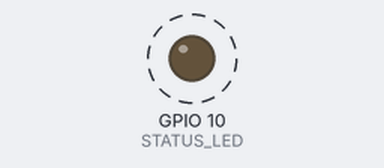
Recording of a sketch running on a simulated ESP32-C3. Parts: output pins drawn as LEDs (lit = HIGH). Dashed ring = blinking. WiFi joins after 1.5 s; servers stay silent unless stated; nothing arrives over Bluetooth unless stated; a phone connects over Bluetooth LE 3 s after start; what the sketch prints to the serial monitor is not drawn.

Above: at 0.2 s.
Timing chart, 0 to 3.0 s (numbered marks = the images above):
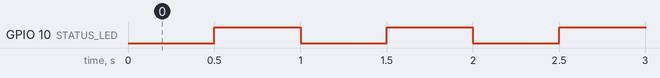

Measured:
- by itself, GPIO 10 (STATUS_LED): alternates HIGH for 0.50 s and LOW for 0.50 s, 5 changes in all, then stays HIGH

The sketch:

esp32c3_bridge_v2.ino
```cpp
/*
 * CarthaBot ESP32-C3 Wireless Bridge  v2  (station-mode friendly)
 * ---------------------------------------------------------------
 * Transparent UART1 <-> Wi-Fi (TCP) + BLE (Nordic UART Service) passthrough.
 *
 * WHAT'S NEW vs v1 (esp32c3_bridge.ino):
 *  1) STATION MODE: the bridge can JOIN your home/school Wi-Fi, so your PC stays on
 *     its normal network (internet kept!) and reaches the robot at carthabot.local:3333
 *     (or the printed IP). No more switching to "CarthaBot-WiFi". Fill HOME_SSID/HOME_PASS.
 *     It ALSO keeps its own AP as a fallback (AP+STA), so it works either way.
 *  2) mDNS: connect to  carthabot.local:3333  instead of hunting for the DHCP IP.
 *  3) RECONNECT FIX: a new TCP client now always wins (the old/stale one is dropped),
 *     so the app can reconnect repeatedly without "connection aborted" errors.
 *
 * WIRING (unchanged):
 *   Pico GP0 (UART0 TX, CN1 SDA) --> ESP GPIO4 (RX)
 *   Pico GP1 (UART0 RX, CN1 SCL) <-- ESP GPIO5 (TX)
 *   CN1 3V3 -> ESP 3V3, GND -> GND.  (optional) ESP GPIO6 -> RP2040 RUN.
 *
 * ROBOT SIDE: the robot needs boot.py with os.dupterm(UART0) so its REPL is on GP0/GP1.
 * The Companion app now installs that automatically on every USB connect.
 */
#include <Arduino.h>
#include <WiFi.h>
#include <ESPmDNS.h>

// ---------------- Config ----------------
#define ENABLE_BLE     1
#define ENABLE_RESET   1
#define DEBUG          1

// ---- Fill these in to use STATION mode (join your own Wi-Fi). Leave SSID "" for AP-only. ----
#define HOME_SSID      ""            // e.g. "TT_2560"   <-- put your Wi-Fi name here
#define HOME_PASS      ""            // e.g. "yourpassword"

#define MDNS_NAME      "carthabot"   // -> carthabot.local
#define UART_BAUD      115200
#define UART_RX_PIN    4
#define UART_TX_PIN    5
#define RESET_PIN      6
#define STATUS_LED     10
#define TCP_PORT       3333
#define RESET_TRIGGER  0x00

const char* AP_SSID = "CarthaBot-WiFi";
const char* AP_PASS = "carthabot";

HardwareSerial RobotSerial(1);
WiFiServer tcpServer(TCP_PORT);
WiFiClient tcpClient;

#if DEBUG
  #define DBG(x)   Serial.println(x)
  #define DBGF(...) Serial.printf(__VA_ARGS__)
#else
  #define DBG(x)
  #define DBGF(...)
#endif

void pulseReset() {
#if ENABLE_RESET
  pinMode(RESET_PIN, OUTPUT); digitalWrite(RESET_PIN, LOW); delay(10);
  pinMode(RESET_PIN, INPUT);  DBG("[reset] pulsed RP2040 RUN");
#endif
}
inline void toRobot(uint8_t b) { if (b == RESET_TRIGGER) { pulseReset(); return; } RobotSerial.write(b); }

// ---------------- BLE (Nordic UART Service) ----------------
#if ENABLE_BLE
#include <NimBLEDevice.h>
#define NUS_SERVICE  "6E400001-B5A3-F393-E0A9-E50E24DCCA9E"
#define NUS_RX_CHAR  "6E400002-B5A3-F393-E0A9-E50E24DCCA9E"
#define NUS_TX_CHAR  "6E400003-B5A3-F393-E0A9-E50E24DCCA9E"
NimBLECharacteristic* txChar = nullptr;
volatile bool bleConnected = false;
uint8_t bleTxBuf[20]; size_t bleTxLen = 0;
void flushBleTx(){ if (bleConnected && txChar && bleTxLen){ txChar->setValue(bleTxBuf, bleTxLen); txChar->notify(); } bleTxLen = 0; }
class ServerCB : public NimBLEServerCallbacks {
  void onConnect(NimBLEServer*){ bleConnected=true; DBG("[ble] connected"); }
  void onDisconnect(NimBLEServer*){ bleConnected=false; DBG("[ble] disconnected"); NimBLEDevice::startAdvertising(); }
};
class RxCB : public NimBLECharacteristicCallbacks {
  void onWrite(NimBLECharacteristic* c){ std::string v=c->getValue(); for(unsigned char ch: v) toRobot((uint8_t)ch); }
};
#endif

void setup() {
#if DEBUG
  Serial.begin(115200);
#endif
  pinMode(STATUS_LED, OUTPUT);
#if ENABLE_RESET
  pinMode(RESET_PIN, INPUT);
#endif
  RobotSerial.begin(UART_BAUD, SERIAL_8N1, UART_RX_PIN, UART_TX_PIN);

  bool useSta = (strlen(HOME_SSID) > 0);
  if (useSta) {
    WiFi.mode(WIFI_AP_STA);                  // join home Wi-Fi AND keep our own AP as fallback
    WiFi.softAP(AP_SSID, AP_PASS);
    WiFi.begin(HOME_SSID, HOME_PASS);
    DBGF("[wifi] joining '%s' ...\n", HOME_SSID);
    for (int i = 0; i < 40 && WiFi.status() != WL_CONNECTED; i++) { delay(250); }
    if (WiFi.status() == WL_CONNECTED)
      DBGF("[wifi] STA connected, IP=%s  -> use %s.local:%d or that IP\n",
           WiFi.localIP().toString().c_str(), MDNS_NAME, TCP_PORT);
    else
      DBG("[wifi] STA failed; AP 'CarthaBot-WiFi' still available");
  } else {
    WiFi.mode(WIFI_AP);
    WiFi.softAP(AP_SSID, AP_PASS);
    DBGF("[wifi] AP-only '%s'  ip=192.168.4.1:%d\n", AP_SSID, TCP_PORT);
  }

  tcpServer.begin();
  tcpServer.setNoDelay(true);

  if (MDNS.begin(MDNS_NAME)) { MDNS.addService("carthabot", "tcp", TCP_PORT); DBGF("[mdns] %s.local\n", MDNS_NAME); }

#if ENABLE_BLE
  NimBLEDevice::init("CarthaBot");
  NimBLEServer* server = NimBLEDevice::createServer();
  server->setCallbacks(new ServerCB());
  NimBLEService* svc = server->createService(NUS_SERVICE);
  NimBLECharacteristic* rxChar = svc->createCharacteristic(NUS_RX_CHAR, NIMBLE_PROPERTY::WRITE | NIMBLE_PROPERTY::WRITE_NR);
  rxChar->setCallbacks(new RxCB());
  txChar = svc->createCharacteristic(NUS_TX_CHAR, NIMBLE_PROPERTY::NOTIFY);
  svc->start();
  NimBLEAdvertising* adv = NimBLEDevice::getAdvertising();
  adv->addServiceUUID(NUS_SERVICE); adv->setName("CarthaBot"); adv->start();
  DBG("[ble] advertising as 'CarthaBot'");
#endif
}

void loop() {
  // ---- accept a client; a NEW client always wins so reconnects never get stuck ----
  if (tcpServer.hasClient()) {
    WiFiClient incoming = tcpServer.available();
    if (tcpClient && tcpClient.connected()) { tcpClient.stop(); DBG("[wifi] dropped stale client"); }
    tcpClient = incoming;
    tcpClient.setNoDelay(true);
    DBG("[wifi] client connected");
  }

  if (tcpClient && tcpClient.connected())
    while (tcpClient.available()) toRobot((uint8_t)tcpClient.read());

  while (RobotSerial.available()) {
    uint8_t b = (uint8_t)RobotSerial.read();
    if (tcpClient && tcpClient.connected()) tcpClient.write(b);
#if ENABLE_BLE
    bleTxBuf[bleTxLen++] = b; if (bleTxLen >= sizeof(bleTxBuf)) flushBleTx();
#endif
  }
#if ENABLE_BLE
  if (bleTxLen) flushBleTx();
#endif

  bool linked = (tcpClient && tcpClient.connected())
#if ENABLE_BLE
                || bleConnected
#endif
                ;
  digitalWrite(STATUS_LED, linked ? HIGH : ((millis() / 500) % 2));
}
```
